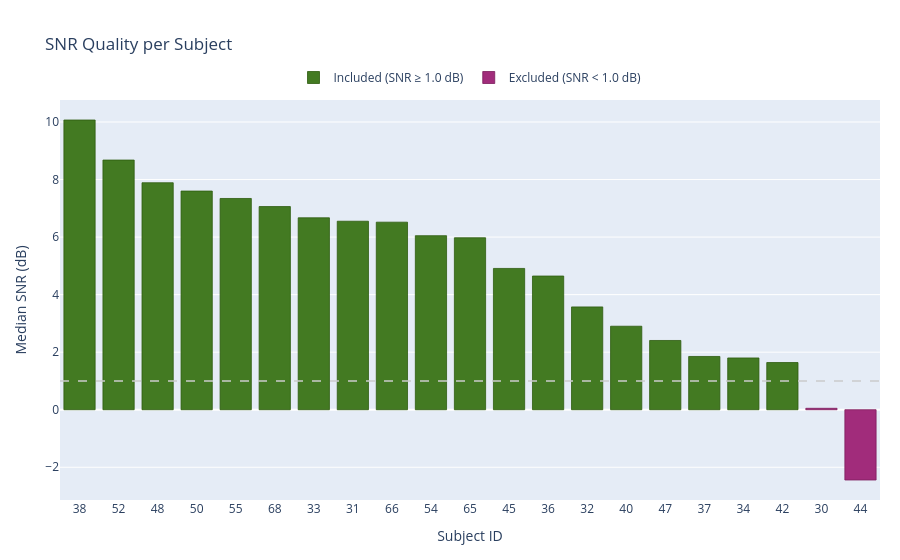

Write notebook code for a chart like this one.
### Markdown cell above
## Visualisierung: SNR-Qualität pro Subject

Der Balkenplot zeigt den medianen SNR jedes Probanden über die Methoden 
`RR_Intervals` und `HeartMovement`. Grüne Balken = eingeschlossen, 
lila Balken = ausgeschlossen (SNR < 1.0 dB, gestrichelte Linie).

> Plotly wird hier für Konsistenz mit allen anderen Plots im Notebook verwendet.
> Der Chart lässt sich interaktiv zoomen und als PNG exportieren.

### Code cell
import plotly.graph_objects as go

subjects_sorted  = snr_by_subject.index.to_numpy()
snr_values       = snr_by_subject.values
subject_labels   = [str(sid).replace("Subject", "") for sid in subjects_sorted]

good_mask = np.array([sid in good_subjects for sid in subjects_sorted])
bad_mask  = ~good_mask

fig = go.Figure()

fig.add_trace(go.Bar(
    x=np.array(subject_labels)[good_mask],
    y=snr_values[good_mask],
    name=f"Included (SNR ≥ {SNR_THRESHOLD_DB} dB)",
    marker_color="#437a22",
    marker_line_color="#2e5c10",
    marker_line_width=0.8,
))
fig.add_trace(go.Bar(
    x=np.array(subject_labels)[bad_mask],
    y=snr_values[bad_mask],
    name=f"Excluded (SNR < {SNR_THRESHOLD_DB} dB)",
    marker_color="#a12c7b",
    marker_line_color="#7d1e5e",
    marker_line_width=0.8,
))

fig.add_hline(
    y=SNR_THRESHOLD_DB,
    line_dash="dash",
    line_color="#cccccc",
    line_width=1.5,
)

fig.update_layout(
    title={"text": "SNR Quality per Subject"},
    barmode="overlay",
    legend=dict(orientation='h', yanchor='bottom', y=1.02, xanchor='center', x=0.5),
    xaxis=dict(categoryorder="array", categoryarray=subject_labels,
               tickangle=0, title_text="Subject ID"),
    yaxis=dict(title_text="Median SNR (dB)"),
    margin=dict(t=100, b=60, l=60, r=20),
)
fig.update_traces(cliponaxis=False)

fname_bar = os.path.join(plot_dir, f"AllSubjects_SNR_thresh_{SNR_THRESHOLD_DB:.1f}dB.html")
fig.write_html(fname_bar)   # interaktiv speichern
fig.show()
print(f"✅ Plot gespeichert: {fname_bar}")

### Figure 1 — Plotly figure (JSON) as saved in the notebook; plotly's stock layout.template omitted (floating-point values rounded to 4 significant figures)
{"data": [{"cliponaxis": false, "marker": {"color": "#437a22", "line": {"color": "#2e5c10", "width": 0.8}}, "name": "Included (SNR ≥ 1.0 dB)", "type": "bar", "x": ["38", "52", "48", "50", "55", "68", "33", "31", "66", "54", "65", "45", "36", "32", "40", "47", "37", "34", "42"], "y": [10.07, 8.677, 7.889, 7.6, 7.342, 7.061, 6.671, 6.552, 6.519, 6.048, 5.976, 4.911, 4.646, 3.574, 2.902, 2.407, 1.851, 1.799, 1.64]}, {"cliponaxis": false, "marker": {"color": "#a12c7b", "line": {"color": "#7d1e5e", "width": 0.8}}, "name": "Excluded (SNR < 1.0 dB)", "type": "bar", "x": ["30", "44"], "y": [0.04968, -2.442]}], "layout": {"barmode": "overlay", "legend": {"orientation": "h", "x": 0.5, "xanchor": "center", "y": 1.02, "yanchor": "bottom"}, "margin": {"b": 60, "l": 60, "r": 20, "t": 100}, "shapes": [{"line": {"color": "#cccccc", "dash": "dash", "width": 1.5}, "type": "line", "x0": 0, "x1": 1, "xref": "x domain", "y0": 1, "y1": 1, "yref": "y"}], "title": {"text": "SNR Quality per Subject"}, "xaxis": {"categoryarray": ["38", "52", "48", "50", "55", "68", "33", "31", "66", "54", "65", "45", "36", "32", "40", "47", "37", "34", "42", "30", "44"], "categoryorder": "array", "tickangle": 0, "title": {"text": "Subject ID"}}, "yaxis": {"title": {"text": "Median SNR (dB)"}}}}
